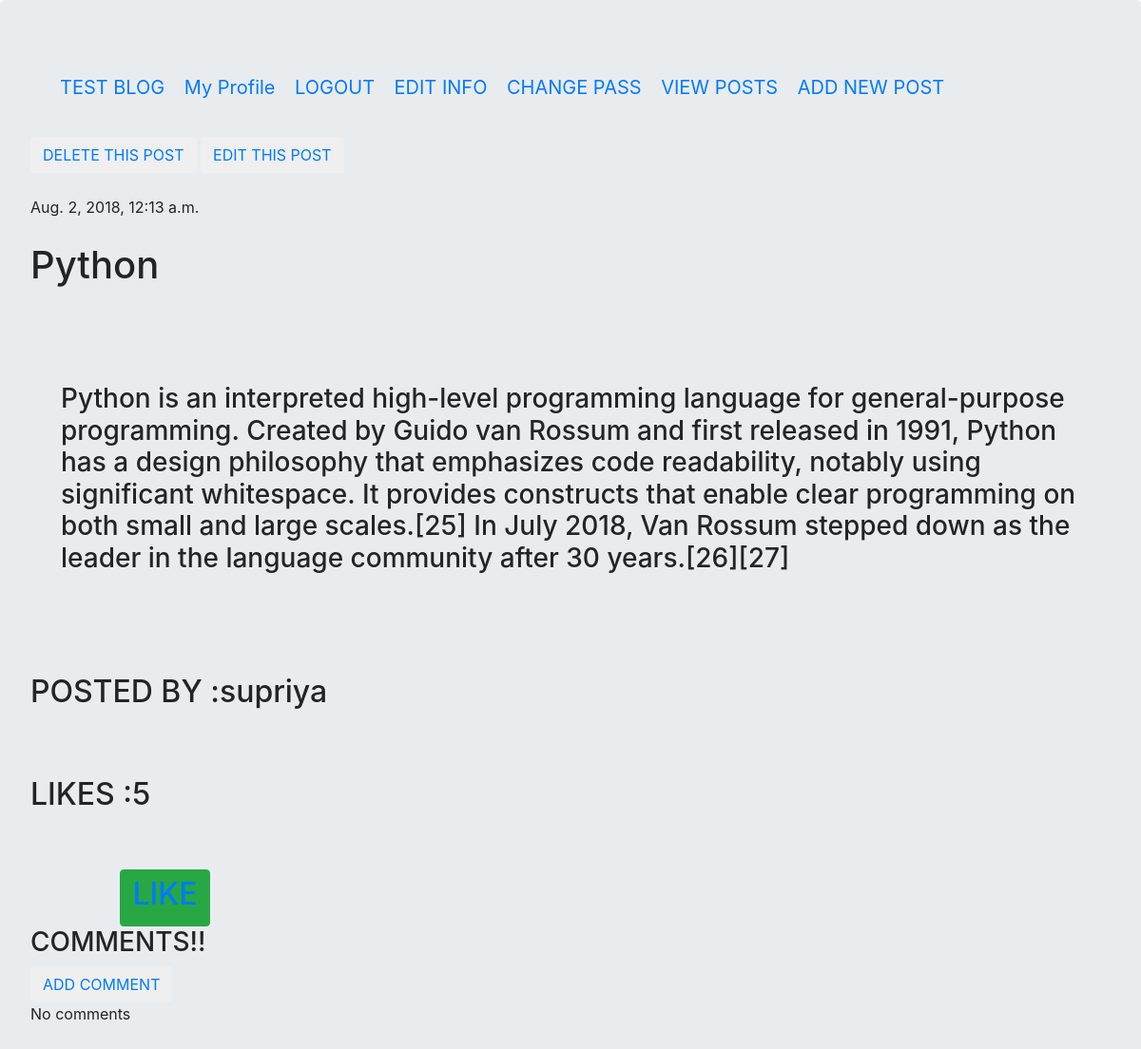
/home/post/1 (signed in), run on the app's committed database.
### home/models.py (models this page shows, shortened)
class Post(models.Model):
	title = models.CharField(max_length=500,default="TITLE")
	post = models.TextField(max_length=500,default="POST")
	user =  models.ForeignKey(User,on_delete=models.CASCADE, )
	created = models.DateTimeField(auto_now_add=True)
	likes = models.IntegerField(default = 0)

### home/templates/home/post_detail.html
{% extends 'base.html' %}
{% block body %}
    <div class="post">
        {% if user.is_authenticated %}
        <br>
        <button class="btn btn-default"><a href="{% url 'home:post_remove' post.id %}">DELETE THIS POST</a></button>
        <button class="btn btn-default"><a href="{% url 'home:post_edit' post.id %}">EDIT THIS POST</a></button>
         <br>
        {% endif %}
        {% if post.created %}
<br>
            <div class="w3-container w3-khaki" style="height: 25px; width: 400px"; >
                {{ post.created }}
            </div>
        {% endif %}
<br>
            <div class="w3-container w3-teal" style="height: 60px; width: 400px"; >
               <h1>{{ post.title }}</h1>
            </div>
            <br>
        <div class="jumbotron" >
            <h3>{{ post.post }}</h3>
        </div>
        <div class="w3-container w3-khaki" style="height: 60px; width: 400px"; >
                <h2>POSTED BY :{{ post.user }}</h2>
         </div>
<br><br>
        <div class="w3-container w3-left w3-animate-top">
        <div class="w3-container w3-teal" style="height: 50px; width: 400px"; >
            <h2>LIKES :{{ post.likes }}</h2>
         </div>
        </div>
        <br><br>
       <button style="margin-left:2.5cm;" class="btn btn-success"><a href="{% url 'home:like' post.id %}"><h2>LIKE</h2></a></button>
    </div>
    <h3>COMMENTS!!</h3>
    <button class="btn btn-default"><a href="{% url 'home:add_comment' post.id %}">ADD COMMENT</a></button>
    {% for comment in post.comments.all %}
        <div class="comment">
            <div class="date">{{ comment.created_date }}</div>
            <strong>{{ comment.author }}</strong>
            <p>{{ comment.text}}</p>
        </div>
        {% empty %}
            <p>No comments</p>
    {% endfor %}
{% endblock %}

### data on the page
Post: created "Aug. 2, 2018, 12:13 a.m.", title "Python", post "Python is an interpreted high-level programming language for general-purpose programming. Created by Guido van Rossum and first released in 1991, Python has a design philosophy that emphasizes code readability, notably using significant whitespace. It provides constructs that enable clear programming on both small and large scales.[25] In July 2018, Van Rossum stepped down as the leader in the language community after 30 years.[26][27]", user "supriya", likes "5"
